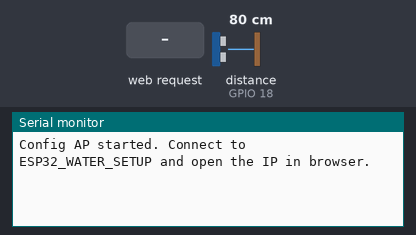
A sketch run on a simulated ESP32. Parts: the last lines printed to the serial monitor. The test bench sets the inputs (shaded band); at power-on: distance to the obstacle (sensor on GPIO 18) 80 cm. The echo pulse lasts 58.3 µs per cm; WiFi joins after 1.5 s; servers stay silent unless stated; uploads are accepted with an empty reply; EEPROM starts erased.

Above: at 1.2 s.
1.3 s: HTTP request GET /save?s=1 received
At 4.0 s:
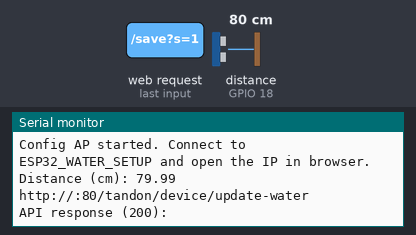
4.3 s: distance to the obstacle (sensor on GPIO 18) set to 2 cm
At 5.59 s:
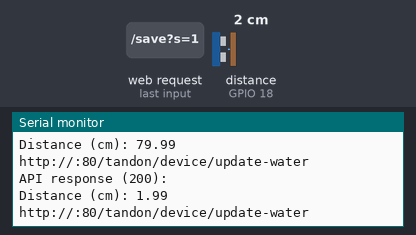
5.8 s: distance to the obstacle (sensor on GPIO 18) set to 4 cm
At 11.6 s:
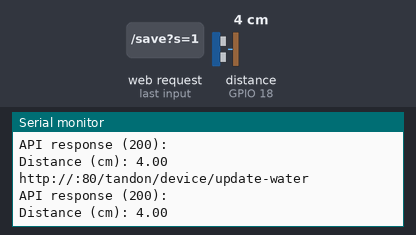
Timing chart, 0 to 13.1 s (numbered marks = the images above; inputs shaded):
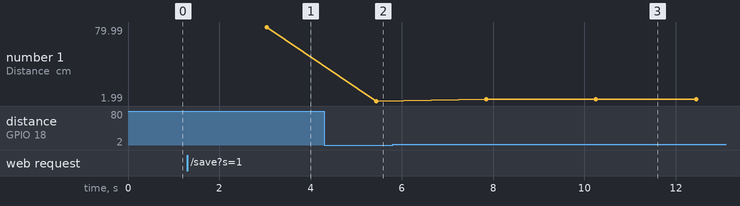

Measured:
- after the input at 1.3 s, the serial monitor: prints a new line after 1.7 s (image 1)
- after the input at 4.3 s, the serial monitor: prints a new line after 1.1 s (image 2)
- after the input at 5.8 s, the serial monitor: prints a new line after 2.0 s (image 3)
- plotted number 1: 79.99 → 1.99 after the input at 4.3 s, 1.99 → 4 after the input at 5.8 s

The sketch:

water-level.ino
```cpp
#include <WiFi.h>
#include <WebServer.h>
#include <Preferences.h>
#include <HTTPClient.h>

#define TRIG_PIN  5
#define ECHO_PIN  18
#define ECHO_TIMEOUT_US    30000
#define ULTRASONIC_DELAY   40
#define SAMPLE_COUNT       5
#define MIN_CHANGE_CM      1.0f
#define WIFI_TIMEOUT_MS    15000
#define WIFI_POLL_MS       300
#define LOOP_DELAY_MS      2000

#define SSID_LEN   32
#define PASS_LEN   32
#define CODE_LEN   20
#define JWT_LEN    40
#define HOST_LEN   64
#define BODY_LEN   160

WebServer server(80);
Preferences prefs;

char ssid[SSID_LEN];
char pass[PASS_LEN];
char code[CODE_LEN];
char jwt[JWT_LEN];
char host[HOST_LEN];
uint16_t apiPort = 80;

bool configured = false;
float lastSentLevel = -999.0f;

float readDistanceCm() {
  digitalWrite(TRIG_PIN, LOW);
  delayMicroseconds(2);

  digitalWrite(TRIG_PIN, HIGH);
  delayMicroseconds(10);
  digitalWrite(TRIG_PIN, LOW);

  long durationUs = pulseIn(ECHO_PIN, HIGH, ECHO_TIMEOUT_US);
  if (durationUs == 0) {
    return -1.0f;
  }

  // Speed of sound ~0.0343 cm/us; round trip so divide by 2
  return (float)durationUs * 0.0343f / 2.0f;
}

float getStableDistance() {
  float readings[SAMPLE_COUNT];
  int count = 0;

  for (int i = 0; i < SAMPLE_COUNT; i++) {
    float d = readDistanceCm();
    if (d > 0) {
      readings[count++] = d;
    }
    delay(ULTRASONIC_DELAY);
  }

  if (count == 0) {
    return -1.0f;
  }

  // Sort and return median
  for (int i = 0; i < count - 1; i++) {
    for (int j = i + 1; j < count; j++) {
      if (readings[j] < readings[i]) {
        float tmp = readings[i];
        readings[i] = readings[j];
        readings[j] = tmp;
      }
    }
  }
  return readings[count / 2];
}

void sendWaterLevel(float levelCm) {
  if (WiFi.status() != WL_CONNECTED) {
    return;
  }

  char body[BODY_LEN];
  snprintf(
    body, sizeof(body),
    "{\"code\":\"%s\",\"current_level_water\":%.2f,\"jwt_secret\":\"%s\"}",
    code, levelCm, jwt
  );

  String url = String("http://") + host + ":" + String(apiPort) + "/tandon/device/update-water";
  Serial.println(url);
  HTTPClient http;
  http.begin(url);
  http.addHeader("Content-Type", "application/json");
  int httpCode = http.POST(body);
  if (httpCode > 0) {
    Serial.print("API response (");
    Serial.print(httpCode);
    Serial.print("): ");
    Serial.println(http.getString());
  } else {
    Serial.print("API error: ");
    Serial.println(httpCode);
  }
  http.end();
}

void handleConfigPage() {
  String html =
    "<!DOCTYPE html><html><head><meta charset='UTF-8'>"
    "<title>ESP32 Water Setup</title></head><body>"
    "<h2>ESP32 Water Setup</h2>"
    "<form action='/save'>"
    "SSID: <input name='s'><br>"
    "Password: <input name='p' type='password'><br>"
    "Device code: <input name='c'><br>"
    "JWT: <input name='j'><br>"
    "Host: <input name='h' value='agrihidro.my.id'><br>"
    "Port: <input name='port' type='number' min='1' max='65535' value='80' placeholder='80'><br>"
    "<input type='submit' value='Save &amp; Reboot'>"
    "</form></body></html>";

  server.send(200, "text/html", html);
}

void handleConfigSave() {
  String s = server.arg("s");
  String p = server.arg("p");
  String c = server.arg("c");
  String j = server.arg("j");
  String h = server.arg("h");
  int port = server.arg("port").toInt();
  if (port <= 0 || port > 65535) port = 80;

  prefs.begin("cfg");
  prefs.putString("ssid", s);
  prefs.putString("pass", p);
  prefs.putString("code", c);
  prefs.putString("jwt", j);
  prefs.putString("host", h);
  prefs.putInt("port", port);
  prefs.end();

  // Copy into globals and connect (no reboot; config required again on next reset)
  s.toCharArray(ssid, SSID_LEN);
  p.toCharArray(pass, PASS_LEN);
  c.toCharArray(code, CODE_LEN);
  j.toCharArray(jwt, JWT_LEN);
  h.toCharArray(host, HOST_LEN);
  apiPort = (uint16_t)port;

  WiFi.begin(ssid, pass);
  server.send(200, "text/html", "Saved. Connecting to WiFi...");
}

void setup() {
  Serial.begin(115200);

  pinMode(TRIG_PIN, OUTPUT);
  pinMode(ECHO_PIN, INPUT);

  // Always start config portal on reset (no auto-connect from saved config)
  WiFi.softAP("ESP32_WATER_SETUP");
  Serial.println("Config AP started. Connect to ESP32_WATER_SETUP and open the IP in browser.");

  server.on("/", handleConfigPage);
  server.on("/save", handleConfigSave);
  server.begin();
}

void loop() {
  if (!configured) {
    server.handleClient();
    // After user saved config, WiFi is connecting; switch to run mode when connected
    if (ssid[0] != '\0' && WiFi.status() == WL_CONNECTED) {
      configured = true;
      WiFi.softAPdisconnect(true);  // turn off config AP; STA only until next reset
    }
    return;
  }

  float distanceCm = getStableDistance();

  if (distanceCm > 0) {
    Serial.print("Distance (cm): ");
    Serial.println(distanceCm);

    if (abs(distanceCm - lastSentLevel) > MIN_CHANGE_CM) {
      sendWaterLevel(distanceCm);
      lastSentLevel = distanceCm;
    }
  }

  delay(LOOP_DELAY_MS);
}
```
